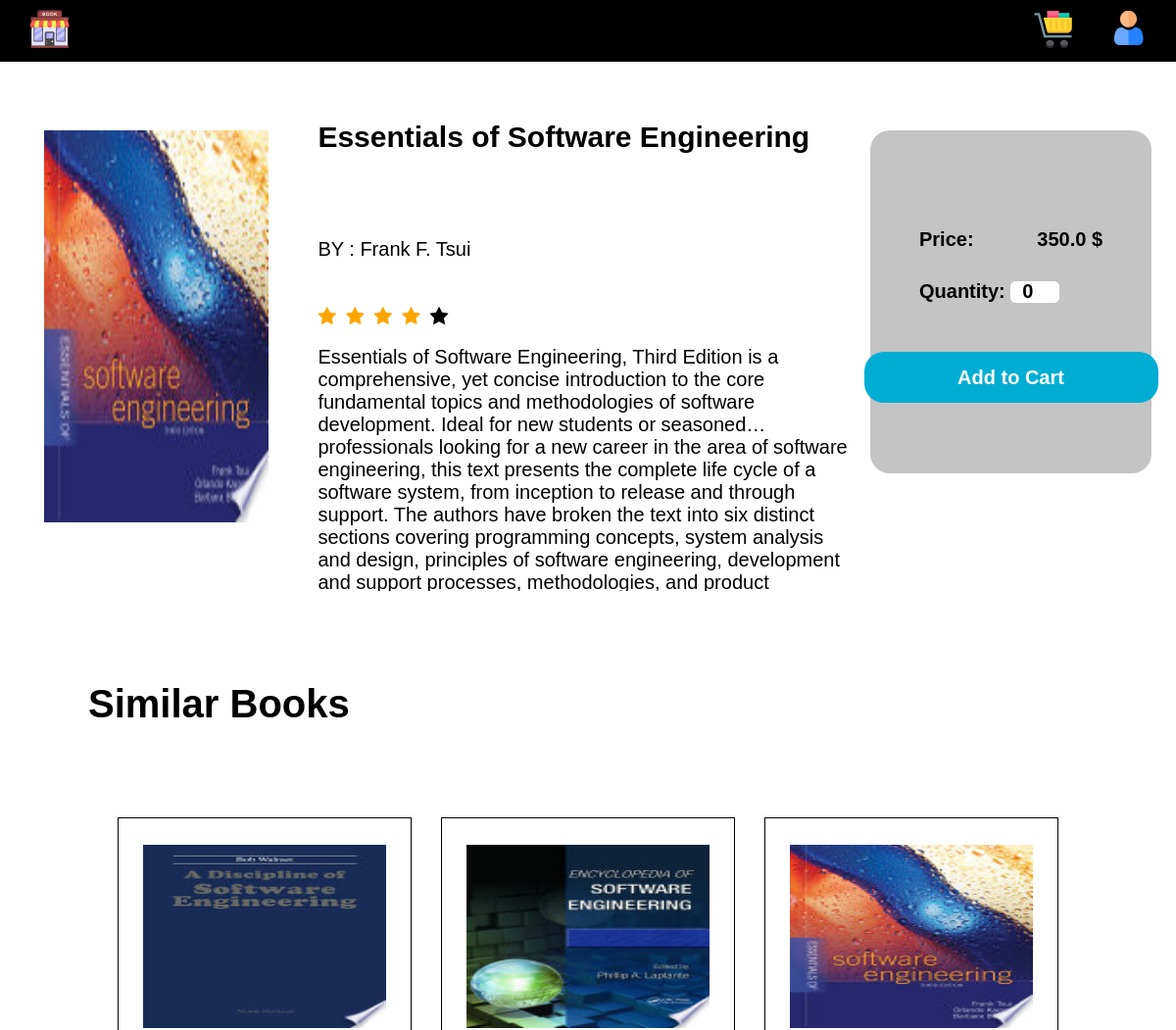
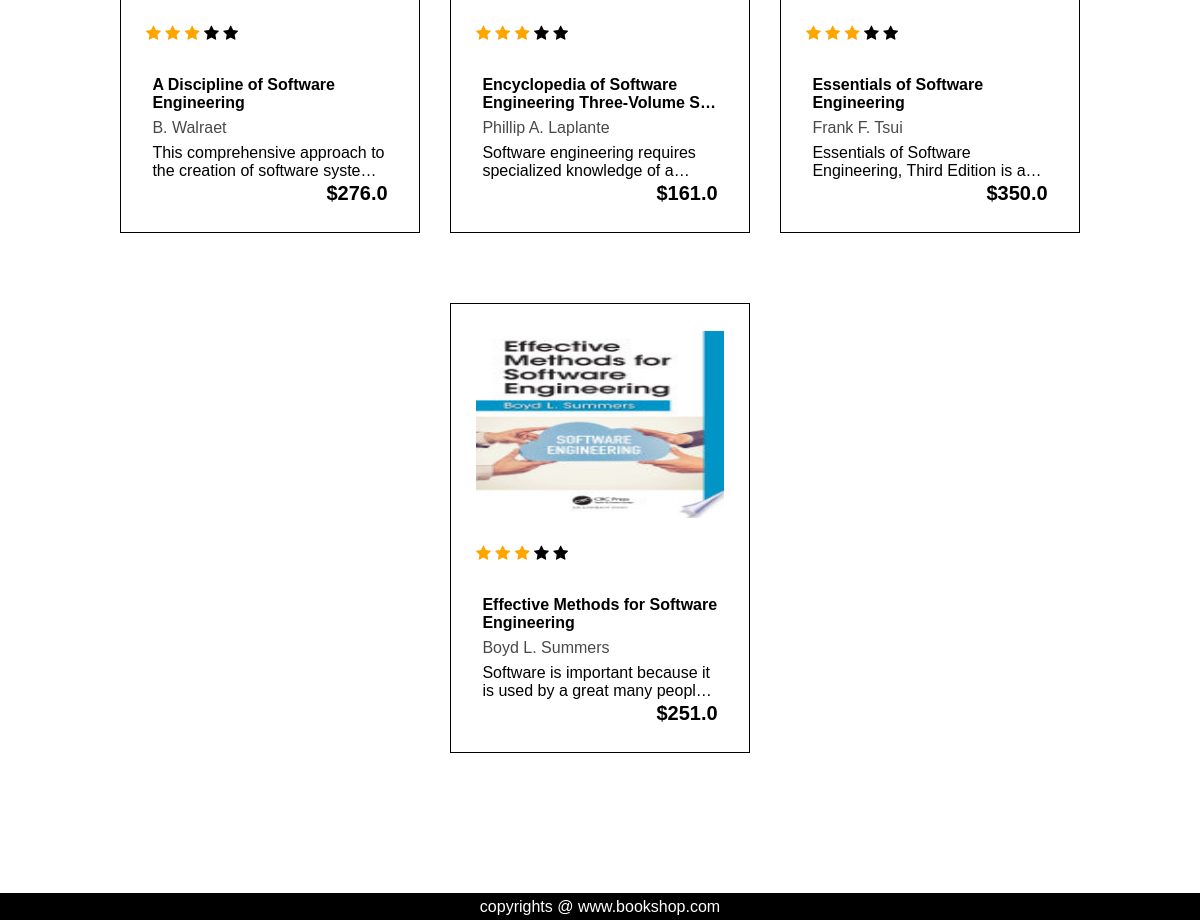
The app's page /book/3 (signed in) with its own data (2 pictures, top to bottom).
### tables this page shows
CREATE TABLE Book(
	book_id INTEGER PRIMARY KEY AUTOINCREMENT,
  	title TEXT NOT NULL,
  	author TEXT,
  	image TEXT,
  	price REAL NOT NULL,
  	subscript TEXT,
  	quantity INTEGER NOT NULL,
  	state INTEGER NOT NULL DEFAULT 0,
  	writer_id INTEGER,
  	category_id INTEGER,
  	FOREIGN KEY (writer_id) REFERENCES User(user_id),
  	FOREIGN KEY (category_id) REFERENCES Category(category_id)
);

### app.py (the view)
@app.route("/book/<int:bookId>", methods=["GET", "POST"])
@login_required
def book(bookId):
    bookInfo = getQuaryFromDataBase(
        "Books.db",
        "select * from Book where book_id = ? and state = ?",
        bookId,
        1,
    )
    if bookInfo != None and len(bookInfo) != 1:
        return redirect(url_for("home"))
    else:
        bookInfo = bookInfo[0]
    bookInfo["image"] = correctImage(bookInfo["image"])
    similarBookInfo = getQuaryFromDataBase(
        "Books.db",
        "select * from Book where category_id = ? and state = ? LIMIT 4",
        bookInfo["category_id"],
        1,
    )
    quantityOfBook = 0
    if request.method == "POST":
        if session.get("user_id") == None:
            error_message = createErrorMessage(
                True,
                "login_required",
                "You have to login fisrt to be able to buy this item.",
            )
            return render_template("signin.html", err_mes=error_message)
        if int(request.form.get("quantity")) < 1:
            return render_template(
                "book.html",
                bookInfo=bookInfo,
                quantity=quantityOfBook,
                simBooks=similarBookInfo,
                err_mes=createErrorMessage(
                    True, "invaled value", "Quantity can not be non positive!"
                ),
            )
        if session.get("cart") != None:  # if cart already created
            session["cart"][bookId] = int(request.form.get("quantity"))
        else:  # if cart not created
            session["cart"] = {}  # cart will be a dict
            session["cart"][bookId] = int(request.form.get("quantity"))
        return redirect(url_for("book", bookId=str(bookId)))
    else:
        try:
            quantityOfBook = int(session["cart"][bookId])
        except:
            quantityOfBook = 0
        return render_template(
            "book.html",
            bookInfo=bookInfo,
            quantity=quantityOfBook,
            simBooks=similarBookInfo,
            err_mes=createErrorMessage(),
        )

### app.py (called while the page is built)
def login_required(f):
    @wraps(f)
    def decorated_function(*args, **kwargs):
        if session.get("user_id") is None:
            return redirect("/signin")
        return f(*args, **kwargs)
    return decorated_function

@app.after_request
def after_request(response):
    response.headers["Cache-Control"] = "no-cache, no-store, must-revalidate"
    response.headers["Expires"] = 0
    response.headers["Pragma"] = "no-cache"
    return response

def getData(db_fetch, db_disc):
    cols_disc = [col[0] for col in db_disc]
    rows = [dict(zip(cols_disc, row)) for row in db_fetch]
    return rows

def getQuaryFromDataBase(database="Books.db", quary_text="", *args):
    con = sqlite3.connect(database)
    db = con.cursor()
    con.row_factory = sqlite3.Row
    if len(tuple(args)) == 0:
        try:
            db.execute(quary_text)
            data = getData(db.fetchall(), db.description)
            con.commit()
            db.close()
            con.close()
        except:
            return None
    else:
        try:
            db.execute(quary_text, tuple(args))
            data = getData(db.fetchall(), db.description)
            con.commit()
            db.close()
            con.close()
        except:
            return None
    return data

def createErrorMessage(err_state=False, err_type=None, err_mesg_txt=None):
    error_message = {
        "error_state": err_state,
        "error_type": err_type,
        "error_message_text": err_mesg_txt,
    }
    return error_message

def correctImage(imagePath):
    return "..\\" + str(imagePath).replace("/", "\\")

### templates/book.html (shortened to what this page needs)
<!DOCTYPE html>
<html lang="en">
<head>
  <link rel="stylesheet" href="../static/style1.css" />
  <link rel="stylesheet" href="../static/error.css" />
  <link rel="stylesheet" href="https://cdnjs.cloudflare.com/ajax/libs/font-awesome/4.7.0/css/font-awesome.min.css" />
  <link rel="stylesheet" href="https://cdnjs.cloudflare.com/ajax/libs/font-awesome/4.7.0/css/font-awesome.min.css" />
</head>
<body>
  <header>
    <nav>
      <div class="left-navbar">
        <ul>
          <li>
            <a href="{{ url_for('home') }}"><img src="../static/images/book_shop.png" alt="Book" /></a>
          </li>
        </ul>
      </div>
      <div class="right-navbar">
        <ul>
          <li>
            <a href="{{ url_for('profile') }}"><img src="../static/images/user_1.png" alt="Profile" /></a>
          </li>
          <li>
            <a href="{{ url_for('cart') }}">
              <img src="../static/images/shopping_cart_1.png" alt="Store" />
            </a>
          </li>
        </ul>
      </div>
    </nav>
  </header>
  <div class="book">
    <div class="image">
      <img src="{{ '../' + bookInfo['image']}}" alt="" />
    </div>
    <div class="info">
      <div class="title">{{bookInfo['title']}}</div>
      <div class="author">BY : {{bookInfo['author']}}</div>
      <div class="rate">
        <ul>
          <li class="fa fa-star checked"></li>
          <li class="fa fa-star checked"></li>
          <li class="fa fa-star checked"></li>
          <li class="fa fa-star checked"></li>
          <li class="fa fa-star"></li>
        </ul>
      </div>
      <div class="description">
        <p>
          {{ bookInfo["subscript"] }}
        </p>
      </div>
    </div>
    <div class="card">
      <div class="price">
        <span>Price:</span>
        <span> {{ bookInfo['price'] }} $</span>
      </div>
      <div class="quantity">
        <label for="quantity">Quantity:</label>
        <input type="number" form="changeQuantity" name="quantity" id="quantity" min="1" value={{quantity}} />
      </div>
      <form action="{{url_for('book', bookId = bookInfo['book_id'])}}" id="changeQuantity" method="post"
        class="buttons-group">
        <button form="changeQuantity" class="add-btn" type="submit">Add to Cart</button>
      </form>
    </div>
  </div>
  <div class="catigories">
    <div class="head">Similar Books</div>
    <div class="books">
      {% for book in simBooks %}
      <div class="book">
        <div class="img-book">
          <img src="{{ '../' + book['image']}}" alt="" />
        </div>
        <div class="stars">
          <i class="fa fa-star checked"></i>
          <i class="fa fa-star checked"></i>
          <i class="fa fa-star checked"></i>
          <i class="fa fa-star"></i>
          <i class="fa fa-star"></i>
        </div>
        <div class="book-details">
          <div class="title">
            <a href="" class="book-title">
              {{book['title']}}
            </a>
          </div>
          <div class="title">
            <a href="" class="book-creator"> {{book['author']}} </a>
          </div>
          <div class="title">
            <p class="explain">
              {{book['subscript']}}
            </p>
          </div>
          <div class="price">
            <span>${{ book['price'] }}</span>
          </div>
        </div>
      </div>
      {% endfor %}
    </div>
  </div>
  <div class="footer">
    <footer>
      <p>copyrights @ www.bookshop.com</p>
    </footer>
  </div>
</body>
</html>

### static/style1.css (style rules this page uses)
:root { --main-color: #c4c4c4; }
* { font-family: sans-serif; margin: 0px; padding: 0px; box-sizing: border-box; }
nav { padding: 10px; display: flex; justify-content: space-between; align-items: center; background-color: #000000; color: rgb(255, 255, 255); }
.left-navbar ul { display: flex; flex-direction: row; margin-left: 20px; list-style: none; }
.right-navbar ul { display: flex; flex-direction: row-reverse; list-style: none; }
.right-navbar ul li { margin: 0px 20px; }
.book { width: 100%; height: 500px; margin-top: 50px; padding-left: 25px; padding-right: 25px; display: flex; justify-content: space-evenly; }
.book .image { position: relative; height: 80%; width: 20%; display: flex; justify-content: center; align-items: center; margin: 20px; }
.book .image img { width: 100%; height: 100%; }
.book .info { position: relative; width: 60%; flex-basis: 50%; display: flex; flex-direction: column; padding-left: 20px; }
.book .info .title { position: relative; font-size: 30px; font-weight: bold; margin: 10px; height: 20%; width: 100%; color: #000000; display: -webkit-box; -webkit-line-clamp: 2; -webkit-box-orient: vertical; text-overflow: ellipsis; overflow: hidden; }
.book .info .author { position: relative; height: 10%; width: 100%; font-size: 20px; margin: 10px; }
.book .info .rate ul { list-style-type: none; display: flex; margin: 10px; }
.book .info .rate ul li { margin-right: 10px; font-size: 20px; }
.checked { color: orange; }
.book .info .description { position: relative; height: 50%; width: 100%; font-size: 20px; margin: 10px; color: black; display: -webkit-box; -webkit-box-orient: vertical; -webkit-line-clamp: 4; overflow: hidden; text-overflow: ellipsis; }
.book .card { position: relative; width: 20%; height: 70%; flex-basis: 25%; display: flex; flex-direction: column; background-color: var(--main-color); font-size: 20px; margin-top: 20px; margin-left: 20px; padding: 100px 50px; border-radius: 20px; }
.book .card .price { display: flex; flex-direction: row; align-items: center; justify-content: space-between; margin-bottom: 30px; }
.book .card .price { font-size: 20px; font-weight: bold; }
.book .card .quantity { margin-bottom: 50px; }
.book .card .quantity label { font-size: 20px; font-weight: bold; }
.book .card .quantity input { appearance: textfield; width: 50px; height: 22px; text-align: center; padding: 5px 6px; border: 1px solid white; border-radius: 5px; font-size: 20px; font-weight: bold; }
.book .card .buttons-group { display: flex; flex-direction: column; gap: 12px; justify-content: space-between; align-items: center; }
.book .card .buttons-group button { display: block; width: 300px; padding: 20px; border-radius: 20px; }
.book .card .buttons-group .add-btn { background-color: #00add3; color: white; font-size: 20px; font-weight: 700; border-color: white; line-height: 12.1px; }
button { border: none !important; outline: none; }
.books { display: flex; flex-flow: row wrap; justify-content: space-evenly; align-items: center; transition: 600ms; margin-bottom: 30px; padding: 20px; gap: 20px; }
.books .book { background-color: white; position: relative; height: 450px; width: 300px; cursor: pointer; border: 1px solid black; overflow: hidden; display: flex; flex-direction: column; }
.books .img-book { width: 100%; height: 187px; }
.books .img-book img { width: 100%; height: 100%; }
.books .book-details { padding: 0.4rem; }
.books .title { margin-bottom: 7px; }
.books .title .book-title { text-decoration: none; color: black; font-weight: 700; display: -webkit-box; -webkit-line-clamp: 2; -webkit-box-orient: vertical; text-overflow: ellipsis; overflow: hidden; }
.books .title .book-creator { text-decoration: none; color: #4a4949; font-weight: 500; font-size: 1rem; }
.books .explain { font-size: 1rem; font-weight: 500; color: #000000; display: -webkit-box; -webkit-line-clamp: 2; -webkit-box-orient: vertical; text-overflow: ellipsis; overflow: hidden; }
.books .price { display: flex; justify-content: end; }
.books .price span { font-weight: 600; font-size: 20px; line-height: 12.1px; }
.catigories { padding: 90px 90px; display: flex; flex-flow: column wrap; }
.head { font-size: 2.5rem; font-weight: 700; line-height: 31.47px; margin-bottom: 30px; }
footer { height: 27px; color: white; background-color: black; display: flex; justify-content: center; align-items: center; }

### records on screen
Book: title "Essentials of Software Engineering", author "Frank F. Tsui", subscript "Essentials of Software Engineering, Third Edition is a comprehensive, yet concise introduction to the core fundamental topics and methodologies of software development. Ideal for new students or seasoned professionals looking for a new career in the area of software engineering, this text presents the complete life cycle of a software system, from inception to release and through support. The authors have broken the text into six distinct sections covering programming concepts, system analysis and design, principles of software engineering, development and support processes, methodologies, and…", price "350.0", shows a picture, subscript "Essentials of Software Engineering, Third Edition is…"
Book: shows a picture, title "A Discipline of Software Engineering", author "B. Walraet", subscript "This comprehensive approach to the creation of software…", price "276.0"
Book: shows a picture, title "Encyclopedia of Software Engineering Three-Volume…", author "Phillip A. Laplante", subscript "Software engineering requires specialized knowledge of…", price "161.0"
Book: shows a picture, title "Effective Methods for Software Engineering", author "Boyd L. Summers", subscript "Software is important because it is used by a great many…", price "251.0"
